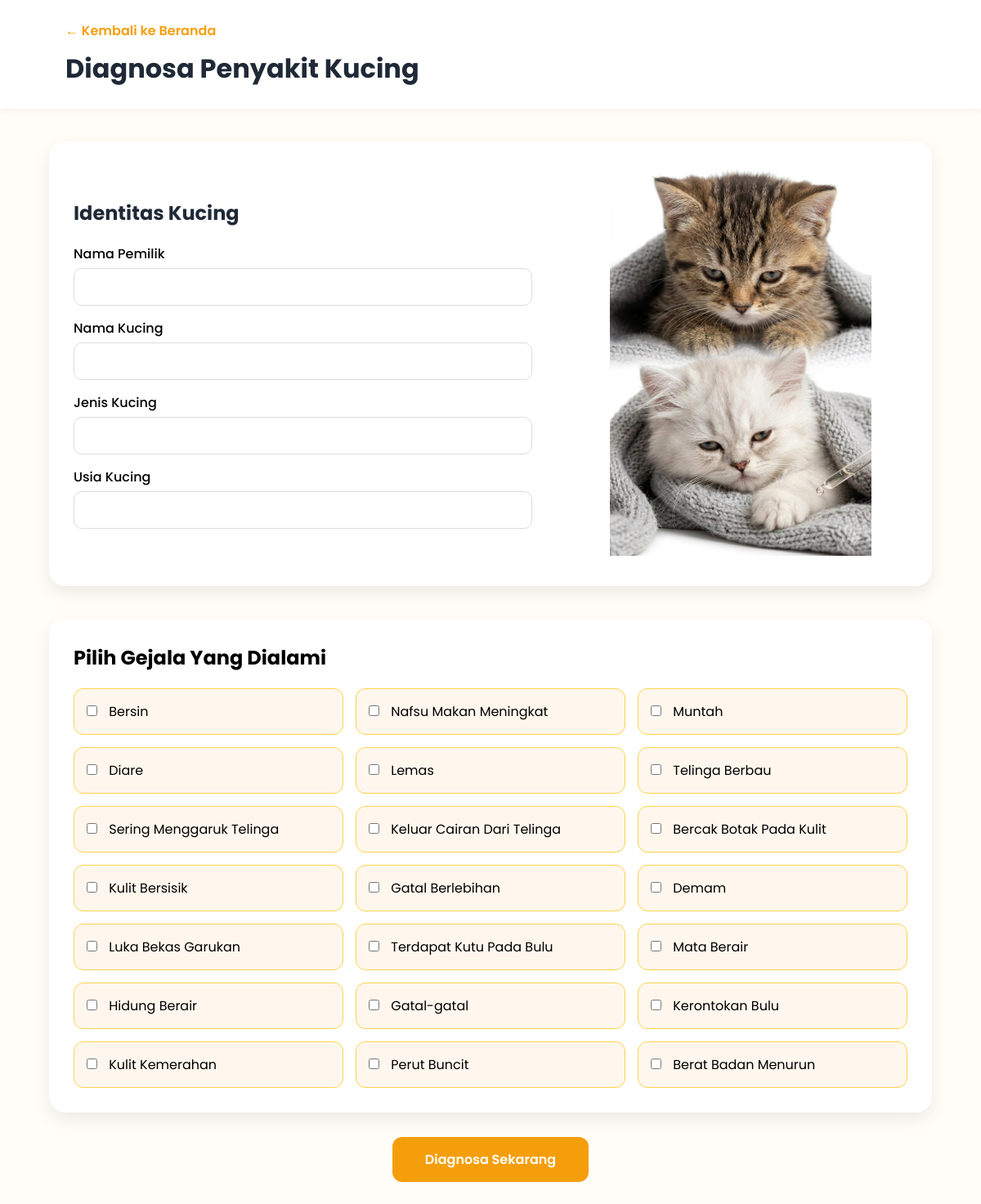
Screenshot of /pages/diagnosa.php with the database file from the repository.
### tables this page shows
CREATE TABLE `gejala` (
  `id_gejala` int NOT NULL,
  `kode_gejala` varchar(5) NOT NULL,
  `nama_gejala` varchar(100) NOT NULL
);

### pages/diagnosa.php (the view, shortened to what this page needs)
<?php
require '../config/koneksi.php';
$dataGejala = mysqli_query($koneksi, "SELECT * FROM gejala ORDER BY kode_gejala ASC");
?>
<!DOCTYPE html>
<html lang="id">
<head>
<link rel="stylesheet" href="../assets/css/diagnosa.css">
</head>
<body>
<div class="header">
    <a href="../index.php" class="back-btn">
        ← Kembali ke Beranda
    </a>
    <h1>Diagnosa Penyakit Kucing</h1>
</div>
<div class="container">
<form action="proses_diagnosa.php" method="POST">
<div class="card">
    <div class="form-area">
        <h2>Identitas Kucing</h2>
        <label>Nama Pemilik</label>
        <input type="text" name="nama_pemilik" required>
        <label>Nama Kucing</label>
        <input type="text" name="nama_kucing" required>
        <label>Jenis Kucing</label>
        <input type="text" name="jenis_kucing" required>
        <label>Usia Kucing</label>
        <input type="text" name="usia_kucing" required>
    </div>
    <div class="image-area">
        <img src="../assets/images/diagnosa-cat.jpeg">
    </div>
</div>
<div class="gejala-box">
    <h2>Pilih Gejala Yang Dialami</h2>
    <div class="gejala-grid">
        <?php while($g = mysqli_fetch_assoc($dataGejala)) { ?>
            <label class="checkbox-item">
                <input
                    type="checkbox"
                    name="gejala[]"
                    value="<?= $g['kode_gejala']; ?>"
                >
                <?= $g['nama_gejala']; ?>
            </label>
        <?php } ?>
    </div>
</div>
<div class="button-area">
    <button type="submit" class="btn-diagnosa">
        Diagnosa Sekarang
    </button>
</div>
</form>
</div>
</body>
</html>

### assets/css/diagnosa.css (style rules this page uses)
* { margin:0; padding:0; box-sizing:border-box; font-family:'Poppins',sans-serif; }
body { background:#fffdf8; }
.header { padding:25px 80px; background:white; box-shadow:0 2px 10px rgba(0,0,0,0.05); }
.header h1 { color:#1f2937; margin-top:10px; }
.back-btn { text-decoration:none; color:#f59e0b; font-weight:600; }
.container { width:90%; margin:40px auto; }
.card { background:white; border-radius:20px; padding:30px; display:flex; justify-content:space-between; align-items:center; gap:40px; box-shadow:0 8px 20px rgba(0,0,0,0.08); }
.form-area { width:55%; }
.form-area h2 { margin-bottom:20px; color:#1f2937; }
.form-area label { display:block; margin-top:15px; margin-bottom:5px; font-weight:500; }
.form-area input { width:100%; padding:12px; border:1px solid #ddd; border-radius:10px; }
.image-area { width:40%; text-align:center; }
.image-area img { width:320px; }
.gejala-box { margin-top:40px; background:white; border-radius:20px; padding:30px; box-shadow:0 8px 20px rgba(0,0,0,0.08); }
.gejala-box h2 { margin-bottom:20px; }
.gejala-grid { display:grid; grid-template-columns:repeat(3,1fr); gap:15px; }
.checkbox-item { background:#fff7ed; padding:15px; border-radius:12px; border:1px solid #fcd34d; cursor:pointer; }
.checkbox-item input { margin-right:10px; }
.button-area { text-align:center; margin-top:30px; }
.btn-diagnosa { background:#f59e0b; color:white; border:none; padding:15px 40px; border-radius:12px; cursor:pointer; font-size:16px; font-weight:600; }

### rows the page displays
gejala: nama_gejala "Bersin"
gejala: nama_gejala "Nafsu Makan Meningkat"
gejala: nama_gejala "Muntah"
gejala: nama_gejala "Diare"
gejala: nama_gejala "Lemas"
gejala: nama_gejala "Telinga Berbau"
gejala: nama_gejala "Sering Menggaruk Telinga"
gejala: nama_gejala "Keluar Cairan Dari Telinga"
gejala: nama_gejala "Bercak Botak Pada Kulit"
gejala: nama_gejala "Kulit Bersisik"
gejala: nama_gejala "Gatal Berlebihan"
gejala: nama_gejala "Demam"
gejala: nama_gejala "Luka Bekas Garukan"
gejala: nama_gejala "Terdapat Kutu Pada Bulu"
gejala: nama_gejala "Mata Berair"
gejala: nama_gejala "Hidung Berair"
gejala: nama_gejala "Gatal-gatal"
gejala: nama_gejala "Kerontokan Bulu"
gejala: nama_gejala "Kulit Kemerahan"
gejala: nama_gejala "Perut Buncit"
gejala: nama_gejala "Berat Badan Menurun"
